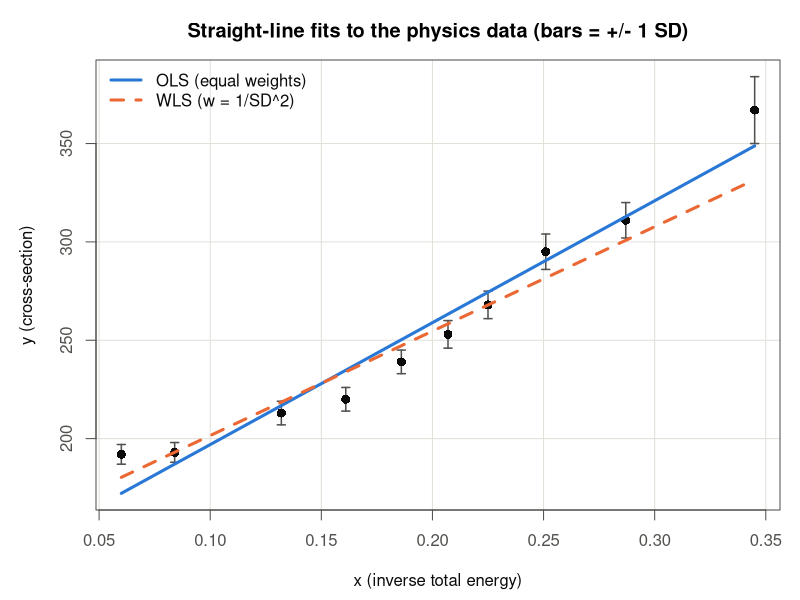
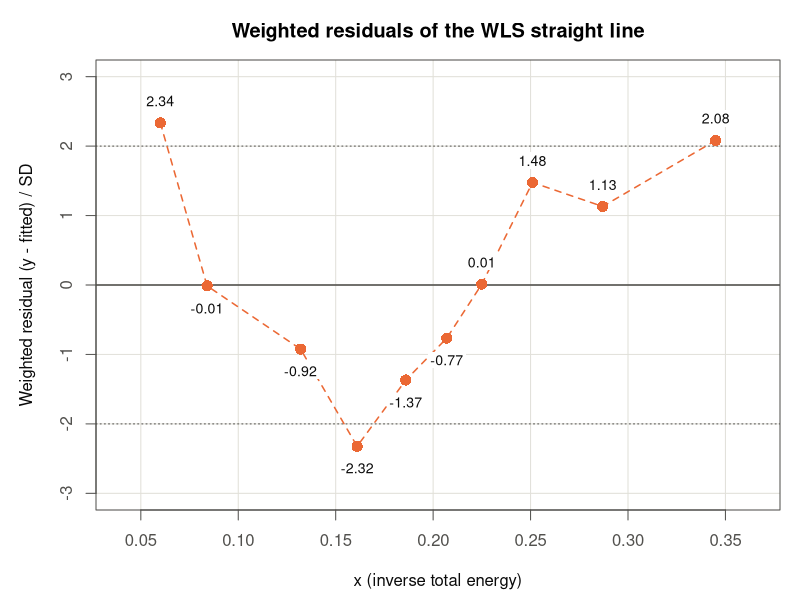
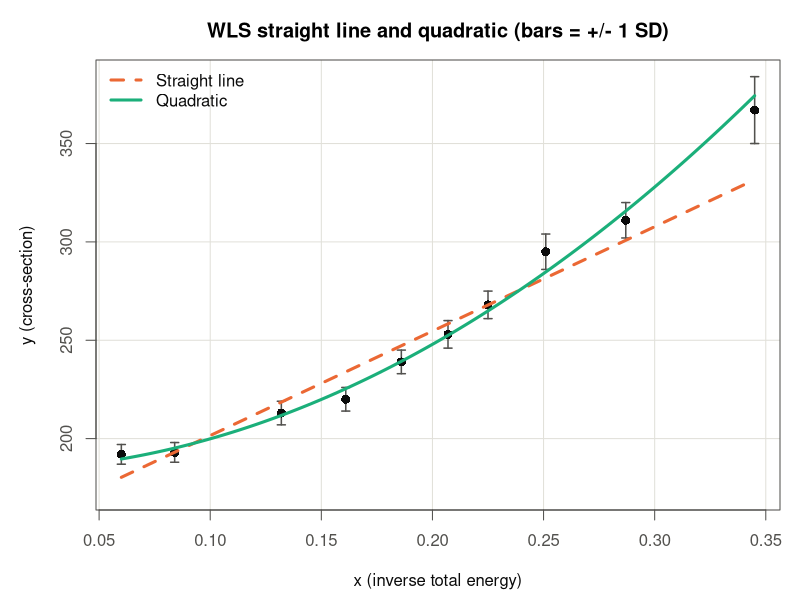
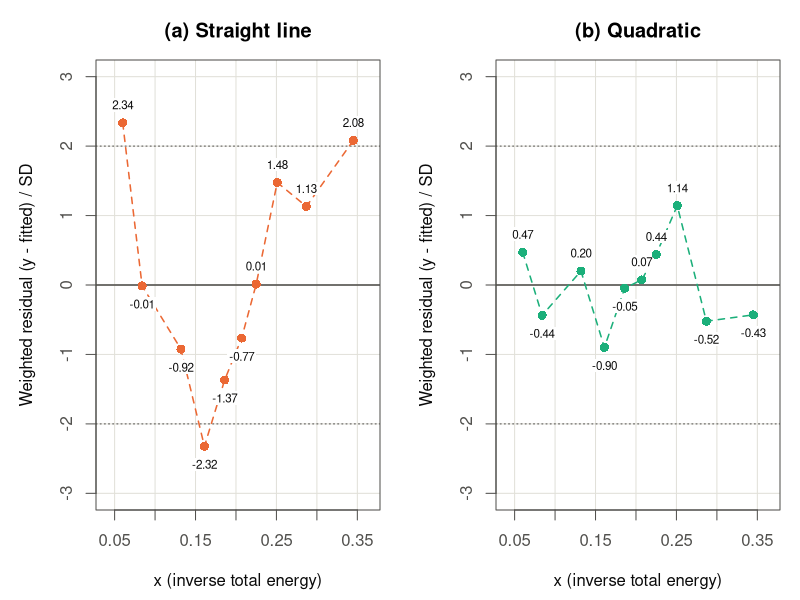

Reproduce these figures in R, in order.
# Date        : 2026-11-26
# Description : Figures for the physics calibration example in chapter 6
#               (Weighted Regression) of the KINS lecture.
#               Data: alr4::physics (Weisberg, S. 2014, Applied Linear
#               Regression, 4th ed.; original Weisberg, H. et al. 1978,
#               Physics Review D 17, 2875-2887), checked against the CRAN
#               alr4 1.0.7 data file. The 4th x is 0.225 and the third
#               column is the standard deviation SD of y, so the precision
#               weight is w = 1/SD^2 (see check-ch06-physics-wls.R for every
#               number that the slides quote).
#               Replaces output/agent/2026-08-11/fig06-wls-physics.png, which
#               used x4 = 0.255 and weight 1/SD; that file and its script are
#               left untouched.
#               Writes to output/agent/2026-11-26/:
#                 fig-p06-physics-ols-wls.png        data +/- SD, OLS and WLS lines
#                 fig-p06-physics-wresid-linear.png  weighted residuals, straight line
#                 fig-p06-physics-quadratic.png      data +/- SD, WLS line and quadratic
#                 fig-p06-physics-wresid-compare.png weighted residuals, line vs quadratic
#               Run   : Rscript code/agent/2026-11-26/make-ch06-physics-figures.R
# File        : make-ch06-physics-figures.R

out_dir <- "g:/Projects/regression-lecture-note/output/agent/2026-11-26"
dir.create(out_dir, showWarnings = FALSE, recursive = TRUE)

## ---- palette (same values as code/agent/2026-08-11/make-lecture-figures.R) --
COL_BLUE   <- "#2a78d6"   # OLS
COL_ORANGE <- "#eb6834"   # WLS straight line
COL_AQUA   <- "#1baf7a"   # WLS quadratic
INK        <- "#0b0b0b"
INK2       <- "#52514e"
GRID_C     <- "#e1e0d9"

# res = 230 (not the 170 of the 2026-08-11 script): these figures sit in a
# 56-60% column or a two-panel strip, where 170 dpi left tick labels near 9 px
# on the 1280 x 1024 slide; 230 dpi enlarges all text by 230/170 = 1.35.
open_png <- function(file, w = 1800, h = 1100, res = 230) {
  png(file.path(out_dir, file), width = w, height = h, res = res)
}

## ---- data and fits ------------------------------------------------------------
x  <- c(0.345, 0.287, 0.251, 0.225, 0.207, 0.186, 0.161, 0.132, 0.084, 0.060)
y  <- c(367, 311, 295, 268, 253, 239, 220, 213, 193, 192)
SD <- c(17, 9, 9, 7, 7, 6, 6, 6, 5, 5)
w  <- 1 / SD^2

ols  <- lm(y ~ x)                              # equal weights
wls1 <- lm(y ~ x, weights = w)                 # straight line, w = 1/SD^2
wls2 <- lm(y ~ x + I(x^2), weights = w)        # quadratic, same weights

# weighted residuals r_i^w = sqrt(w_i) e_i = (y_i - yhat_i) / SD_i
rw1 <- (y - fitted(wls1)) / SD
rw2 <- (y - fitted(wls2)) / SD
cat("weighted residuals, line:", sprintf("%.2f", rw1), "\n")
cat("weighted residuals, quad:", sprintf("%.2f", rw2), "\n")

# curves are drawn only over the observed x range (no extrapolation)
xg <- seq(min(x), max(x), length.out = 200)

# scatter with +/- 1 SD error bars, shared by the two data panels
data_panel <- function(main) {
  par(mar = c(4.5, 4.8, 3, 1), col.axis = INK2, col.lab = INK, fg = INK2)
  # y range covers the error bars and every fitted line drawn on top
  plot(x, y, type = "n", ylim = range(c(y - SD, y + SD, fitted(ols))),
       panel.first = grid(col = GRID_C, lty = 1), main = main,
       xlab = "x (inverse total energy)", ylab = "y (cross-section)")
  arrows(x, y - SD, x, y + SD, angle = 90, code = 3, length = 0.04,
         col = INK2, lwd = 1.5)
  points(x, y, pch = 16, col = INK, cex = 1.2)
}

## ---- figure 1: OLS vs WLS straight lines ---------------------------------------
open_png("fig-p06-physics-ols-wls.png")
data_panel("Straight-line fits to the physics data (bars = +/- 1 SD)")
lines(xg, predict(ols,  newdata = data.frame(x = xg)), col = COL_BLUE,   lwd = 3)
lines(xg, predict(wls1, newdata = data.frame(x = xg)), col = COL_ORANGE, lwd = 3, lty = 2)
legend("topleft", bty = "n", lwd = 3, lty = c(1, 2), col = c(COL_BLUE, COL_ORANGE),
       legend = c("OLS (equal weights)", "WLS (w = 1/SD^2)"), text.col = INK)
dev.off()

## ---- weighted-residual panel helper --------------------------------------------
resid_panel <- function(r, main, col, cx = 0.85, pcex = 1.5) {
  par(mar = c(4.5, 4.8, 3, 1), col.axis = INK2, col.lab = INK, fg = INK2)
  # x range padded on both sides so the end-point value labels are not clipped
  plot(x, r, type = "n", ylim = c(-3, 3), xlim = c(0.04, 0.365), main = main,
       panel.first = grid(col = GRID_C, lty = 1),
       xlab = "x (inverse total energy)", ylab = "Weighted residual (y - fitted) / SD")
  abline(h = 0, col = INK2, lwd = 1.5)
  abline(h = c(-2, 2), col = INK2, lwd = 1, lty = 3)
  o <- order(x)
  lines(x[o], r[o], col = col, lwd = 1.5, lty = 2)       # joins points left to right
  # value labels, placed above positive and below negative points, on a white
  # box so the dashed joining line does not run through the digits
  lab <- sprintf("%.2f", r)
  dy  <- ifelse(r >= 0, 1, -1) * 2.0 * strheight("0", cex = cx)
  bw  <- strwidth(lab, cex = cx) / 2 * 1.15
  bh  <- strheight("0", cex = cx) / 2 * 1.5
  rect(x - bw, r + dy - bh, x + bw, r + dy + bh, col = "white", border = NA)
  text(x, r + dy, lab, cex = cx, col = INK)
  points(x, r, pch = 16, col = col, cex = pcex)           # drawn last, on top of the boxes
}

## ---- figure 2: weighted residuals of the straight line -------------------------
open_png("fig-p06-physics-wresid-linear.png")
resid_panel(rw1, "Weighted residuals of the WLS straight line", COL_ORANGE)
dev.off()

## ---- figure 3: WLS straight line vs WLS quadratic ------------------------------
open_png("fig-p06-physics-quadratic.png")
data_panel("WLS straight line and quadratic (bars = +/- 1 SD)")
lines(xg, predict(wls1, newdata = data.frame(x = xg)), col = COL_ORANGE, lwd = 3, lty = 2)
lines(xg, predict(wls2, newdata = data.frame(x = xg)), col = COL_AQUA, lwd = 3)
legend("topleft", bty = "n", lwd = 3, lty = c(2, 1), col = c(COL_ORANGE, COL_AQUA),
       legend = c("Straight line", "Quadratic"), text.col = INK)
dev.off()

## ---- figure 4: residuals before and after the quadratic term -------------------
# two panels shown about 820 px wide on the slide: a higher res keeps the
# tick and value labels legible at that size
open_png("fig-p06-physics-wresid-compare.png", w = 2200, h = 1000, res = 270)
par(mfrow = c(1, 2))
# smaller labels and points: at res 270 the default sizes made -0.77 and -1.37 collide
resid_panel(rw1, "(a) Straight line", COL_ORANGE, cx = 0.7, pcex = 1.2)
resid_panel(rw2, "(b) Quadratic", COL_AQUA, cx = 0.7, pcex = 1.2)
dev.off()

cat("figures written to", out_dir, "\n")
